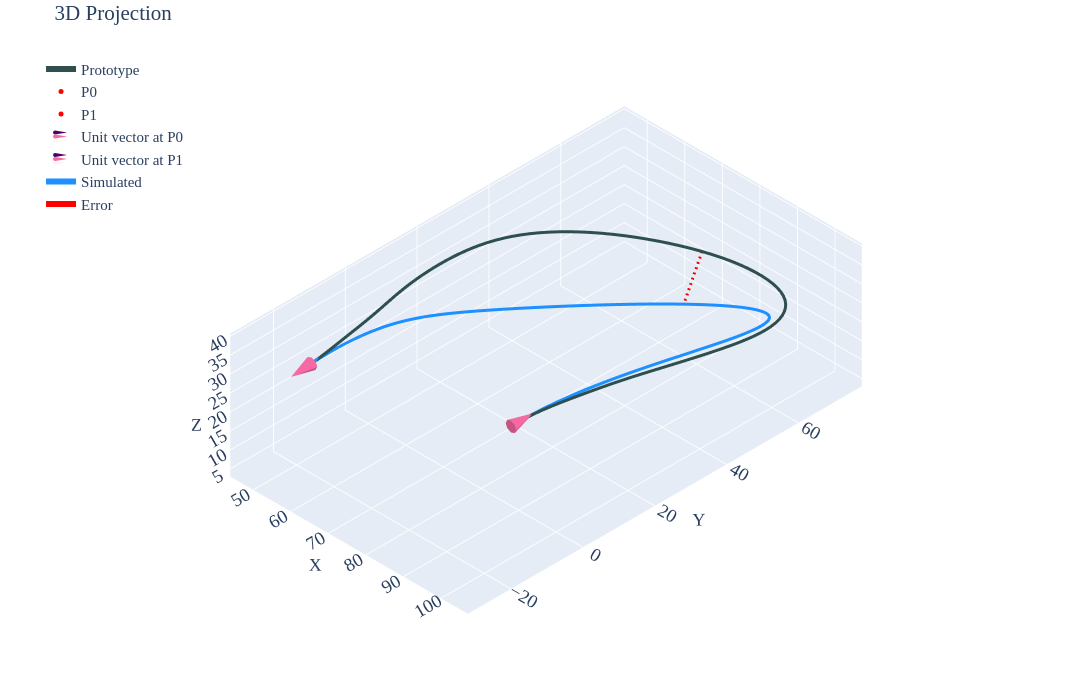

This figure's notebook cell:
### Code cell
#| label: p1c3

gravity_looper(psit=1,case=3,density=1.107e-6,pfix='density-sens\\density-90-1107\\')
